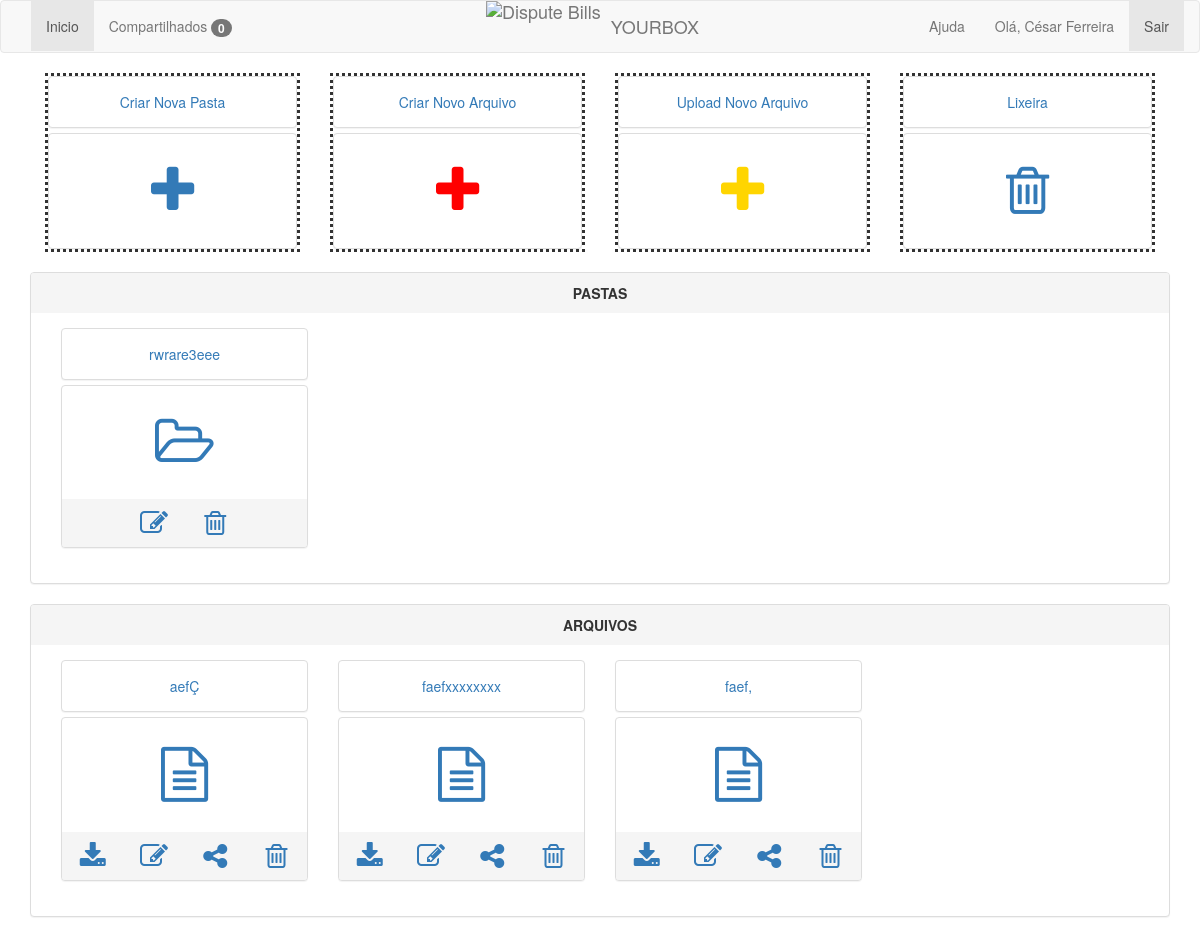
Before: /app (signed in) with the older database file.
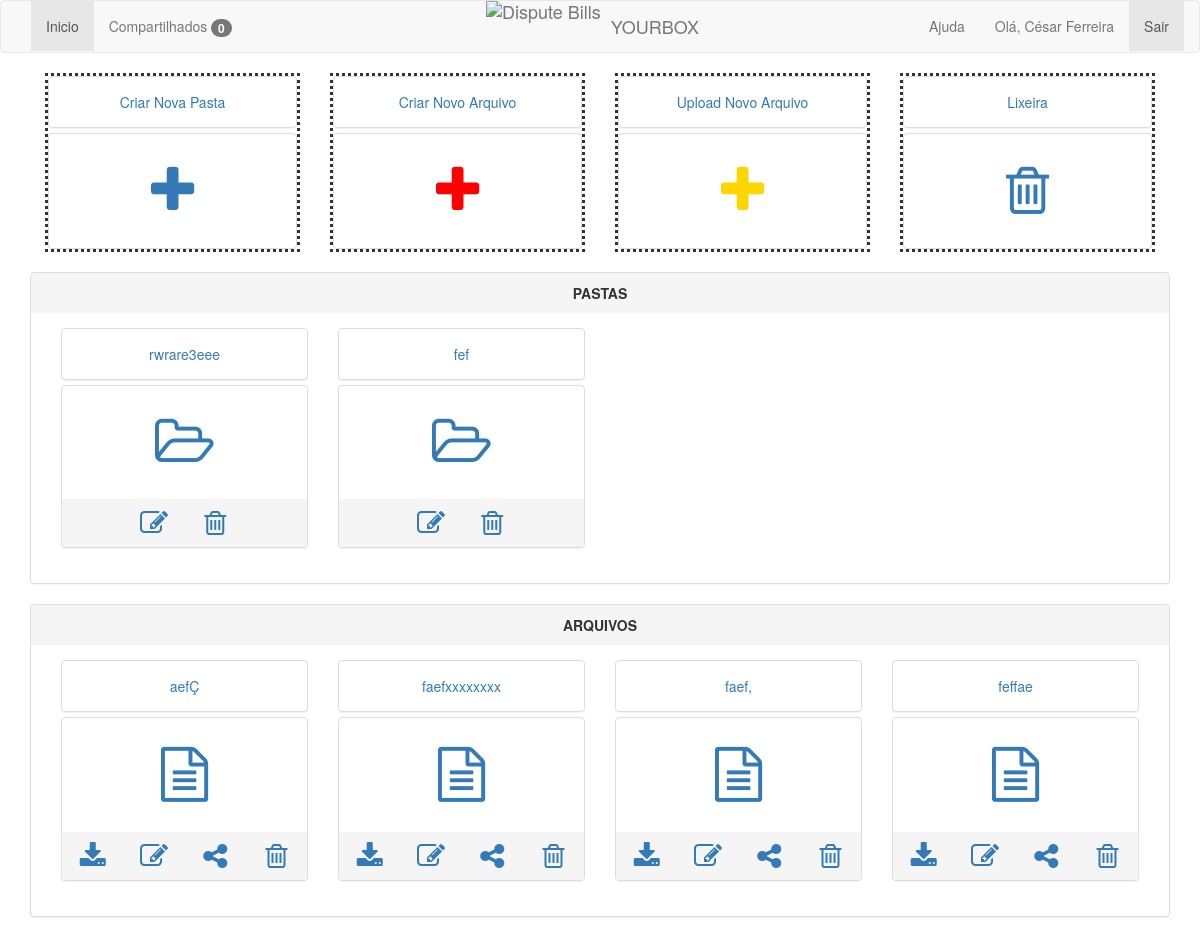
After: the same page with the newer database file.
### app/models.py (models this page shows)
class Pasta(models.Model):
    titulo = models.CharField(max_length=10)
    desc = models.CharField(max_length=100, blank=True, null=True)
    status = models.BooleanField(default=True)
    criado_em = models.DateTimeField(auto_now_add=True)
    editado_em = models.DateTimeField(auto_now=True)

class Arquivo(models.Model):
    nome = models.CharField(max_length=10)
    arquivo = models.FileField()
    pasta = models.ForeignKey(Pasta, blank=True, null=True)
    tipo = models.CharField(max_length=50, choices=TIPOS)
    status = models.BooleanField(default=True)
    criado_em = models.DateTimeField(auto_now_add=True)
    editado_em = models.DateTimeField(auto_now=True)

### app/views.py (the view)
# urls.py: url(r'^app', views.app, name='app'),
def app(request):
    try:
        usuario = Usuario.objects.get(email=request.session['email'])
        compartilhados = Compartilhado.objects.filter(usuario=usuario, status=False)
        return render_to_response('app.html', {'usuario': usuario, 'usuarios': Usuario.objects.all(),
                                               'compartilhados': compartilhados},
                                  context_instance=RequestContext(request))
    except:
        return redirect('/')

### app/templates/app.html (shortened to what the changed rows need)
{% extends 'base.html' %}
{% block content %}
    <br/>
    <div class='row' >
        <div class='col-xs-6 col-sm-4 col-md-12' id="pastas">
            <div class="panel-group">
                <div class="panel panel-default">
                    <div class="panel-body text-center">
                        {% for pasta in usuario.pastas.all %}
                            {% if pasta.status %}
                                <div class='col-xs-6 col-sm-4 col-md-3'>
                                    <div class="panel-group">
                                        <div class="panel panel-default">
                                            <div class="panel-body text-center">
                                                <a href='/pasta/{{ pasta.id }}'>{{ pasta.titulo }}</a>
                                            </div>
                                        </div>
                                        <div class="panel panel-default">
                                            <div class="panel-body text-center">
                                                <label style='font-size:55px;'><a href='/pasta/{{ pasta.id }}'>
                                                    <span class='fa fa-1x fa fa-folder-open-o'></span>
                                                </a></label>
                                            </div>
                                            <div class="panel-footer">
                                                <div class='row'>
                                                    <div class='col-xs-3 col-xs-offset-3'>
                                                        <a href='/edit-pasta/{{ pasta.id }}'><span
                                                                class='fa fa-2x fa-edit'></span></a>
                                                    </div>
                                                    <div class='col-xs-3'>
                                                        <a href='/remove-pasta/{{ pasta.id }}'><span
                                                                class='fa fa-2x fa-trash-o'></span></a>
                                                    </div>
                                                </div>
                                            </div>
                                        </div>
                                    </div>
                                </div>
                            {% endif %}
                        {% empty %}
                            <hr/>
                            <h3 class="text-center"> Você não possui pastas! </h3>
                            <hr/>
                        {% endfor %}
                    </div>
                </div>
            </div>
        </div>
    </div>
    <div class='row' id="arquivos">
        <div class='col-xs-6 col-sm-4 col-md-12'>
            <div class="panel-group">
                <div class="panel panel-default">
                    <div class="panel-body text-center">
                        {% for arquivo in usuario.arquivos.all %}
                            {% if not arquivo.pasta and arquivo.status %}
                                <div class='col-xs-6 col-sm-4 col-md-3'>
                                    <div class="panel-group">
                                        <div class="panel panel-default">
                                            <div class="panel-body text-center">
                                                <a href='/arquivo/{{ arquivo.id }}'>{{ arquivo.nome }}</a>
                                            </div>
                                        </div>
                                        <div class="panel panel-default">
                                            <div class="panel-body text-center">
                                                <label style='font-size:55px;'><a href='/arquivo/{{ arquivo.id }}'><span
                                                        class='fa fa-1x fa-file-text-o'></span></a></label>
                                            </div>
                                            <div class="panel-footer">
                                                <div class='row'>
                                                    <div class='col-xs-3'>
                                                        <a href='/media/{{ arquivo.arquivo }}'
                                                           download='/media/{{ arquivo.arquivo }}'><span
                                                                class='fa fa-2x fa-download'></span></a>
                                                    </div>
                                                    <div class='col-xs-3'>
                                                        <a href='/edit-arquivo/{{ arquivo.id }}'><span
                                                                class='fa fa-2x fa-edit'></span></a>
                                                    </div>
                                                    <div class='col-xs-3'>
                                                        <a data-toggle="modal"
                                                           data-target="#modal{{ arquivo.id }}"><span
                                                                class='fa fa-2x fa-share-alt'></span></a>
                                                    </div>
                                                    <div class='col-xs-3'>
                                                        <a href='/remove-arquivo/{{ arquivo.id }}'><span
                                                                class='fa fa-2x fa-trash-o'></span></a>
                                                    </div>
                                                </div>
                                            </div>
                                        </div>
                                    </div>
                                </div>
                            {% endif %}
                        {% empty %}
                            <hr/>
                            <h3 class="text-center"> Você não possui arquivos! </h3>
                            <hr/>
                        {% endfor %}
                    </div>
                </div>
            </div>
        </div>
{% endblock %}

Changed rows visible on the page:
added Pasta: titulo "fef"
added Arquivo: nome "feffae"
